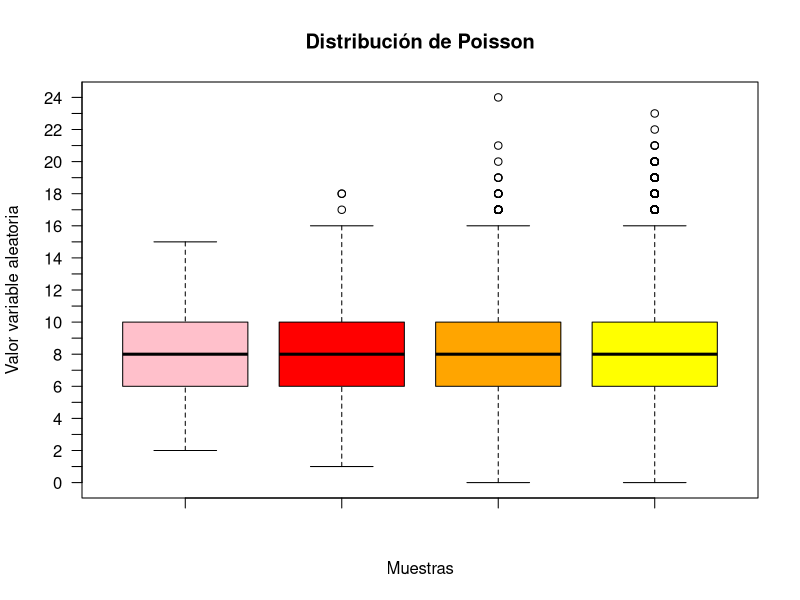
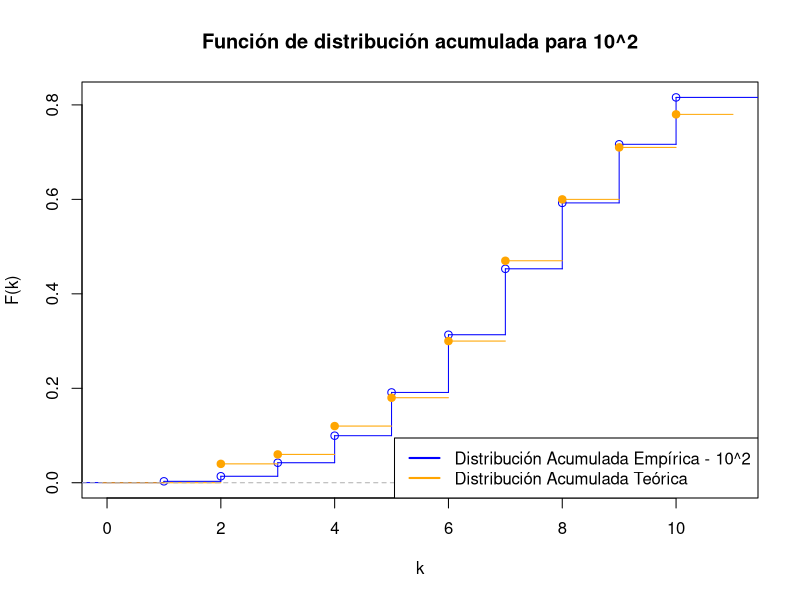
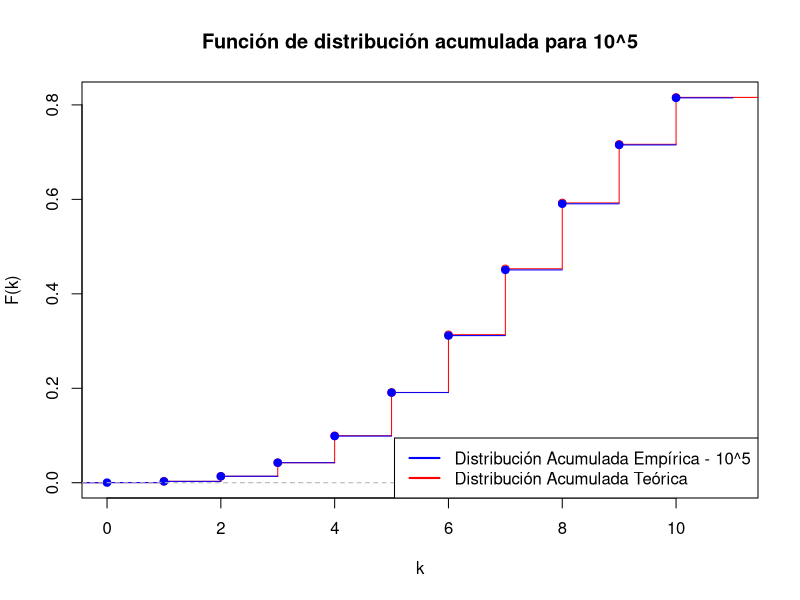
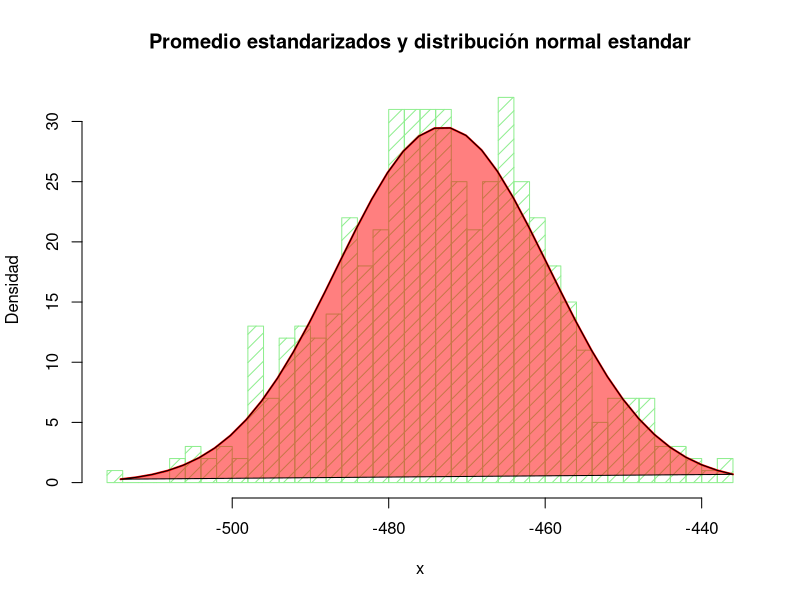

Generate these figures, in order, with R: (Note: this script raises an error after producing the figures.)
# EJ 1
# distribución poisson (lambda = 8 ) 
# n = 10 ^ (2 al 5)
# rpois(
#       n,     Numero de observaciones aleatorias a ser generadas
#       lambda, vector de medias no negativas )

# Generamos 4 constantes "a", "b", "c" y "d" aplicando la distribución de poisson
# para los tamaños de muestra 10^2, 10^3, 10^4 y 10^5 respectivamente
a = rpois(10^2,lambda = 8)
b = rpois(10^3,lambda = 8)
c = rpois(10^4,lambda = 8)
d = rpois(10^5,lambda = 8)

# Con boxplot generamos el gráfico de cajas agregado color para distiguir 
# cada gráfico y borramos el eje "y" para agregar uno más exacto
boxplot(#values ~ group,
  #data,
  a,b,c,d,
  col = c("pink",
          "red", 
          "orange", 
          "yellow"),
  main = "Distribución de Poisson",
  xlab = "Muestras",
  ylab = "Valor variable aleatoria",
  yaxt='n')

# Agregamos eje "y" mas exacto
axis(2, at=seq(0, 30, 1),las=2)

#Mostramos los datos particulares de cada una de los boxplot obtenidos.
boxplot.stats(a)
boxplot.stats(b)
boxplot.stats(c)
boxplot.stats(d)

# Utilizamos "mean" para calcular la esperanza empírica de cada muestra
# y guardamos cada resultado para su posterior comparación
espA = mean(a)
espB = mean(b)
espC = mean(c)
espD = mean(d)

# Por el teórico se sabe que lambda coincide con la esperanza teórica
espT = 8

# Se compara el valor teórico contra el valor empirico obtenido en cada caso
comparEA = espA - espT
comparEB = espB - espT
comparEC = espC - espT
comparED = espD - espT
# Se observa que en efecto cuando se aumenta la cantidad de ensayos el resultado se parece más al teorico

# Utilizamos el comando "var" para calcular la varainza empírica de cada muestra
# y guardamos cada resultado para su posterior comparación
varA = var(a)
varB = var(b)
varC = var(c)
varD = var(d)

# Por el teórico se sabe que lambda coincide con el valor de la varianza
varT = 8

# Se compara el valor teorico de la varianza contra el valor empirico obtenido en cada caso
comparVA = varA - varT
comparVB = varB - varT
comparVC = varC - varT
comparVD = varD - varT
# Se observa que en efecto cuando se aumenta la cantidad de ensayos el resultado se parece más al teorico

# Con "ecdf" calculamos la distribución empírica para las muestras
# de tamaño 10^2 y 10^5
distA = ecdf(a)
distD = ecdf(d)

# Utilizamos "stepfun" con una lista de 1 a 10 junto a ppois para obetner
# obtener la funcion de distribucion acumulada teorica y poder graficarla
# utilizando "plot". genrando los escalones caracteristicos. Nos aseguramos
# de eliminar las verticales y de agregar las etiquetas correspondientes
plot(stepfun(c(1:10),ppois(c(0,1:10), lambda = 8)), 
     main = "Función de distribución acumulada para 10^2", 
     xlab = "k",
     ylab = "F(k)",
     col="blue")


# Sobre el grafico anterior graficamos nuestra desitribucion empirica 
# con tamaño de muestera 10^2 que obtuvimos previmante con un color
# diferente para distinguirla de la distribucion teorica
lines(distA, col="orange")

# Agregamos una leyenda para hacer mas clara la identificacion
# de los graficos
legend("bottomright", 
       legend = c("Distribución Acumulada Empírica - 10^2",
                  "Distribución Acumulada Teórica"),
       lty = 1, col = c("blue","orange"), lwd = 2, box.lty =1)


# Analogamente al grafico anterior graficamos la distribucion acumulada teorica

plot(stepfun(c(1:10),ppois(c(0,1:10), lambda = 8)), 
     main = "Función de distribución acumulada para 10^5", 
     xlab = "k",
     ylab = "F(k)",
     col="red")
lines(distD, col="blue")
legend("bottomright", 
       legend = c("Distribución Acumulada Empírica - 10^5",
                  "Distribución Acumulada Teórica"),
       lty = 1, col = c("blue","red"), lwd = 2, box.lty =1)



#---------------------------------------------------------------------------------------
# EJ 3
# Distribución Exponencial(3.5)

# PT 1) n = 10 ^ 3
# Generamos una constante con valores aleatorios para la variable con distribución exponencial
a = rexp(10^3, 3.5) 
# Calculamos la media empírica de los valoreas aleatorias de a
muEmp = mean(a) 

# Guardamos la media teórica 
muTeo = 1/3.5
# Guardamos desviación estandar teórica
desvTeo = 1/3.5
# Valor estandarizado de mediana empírica
medEsta = sqrt(1000) * ((muEmp - muTeo)/desvTeo)

# PT 2)

# Para la parte 2 realizamos un loop for para realizar los calculos de la parte "A" y guardarlas en un array 
promEst <- 0
for(i in 1:500){
  ab = rnorm(10^3,-4, sqrt(16))
  muEmpb = mean(ab) 
  promEst[i] <- sqrt(10^3) * ((muEmpb - muTeo)/desvTeo)
}

# Presentamos en un histograma los valores obtenidos en el loop

h <- hist(promEst, breaks = 50, density = 10,
          col = "lightgreen", 
          ylab="Densidad", 
          xlab = "x", 
          main = "Promedio estandarizados y distribución normal estandar") 
xfit <- seq(min(promEst), max(promEst), length = 40) 
yfit <- dnorm(xfit, mean = mean(promEst), sd = sd(promEst)) 
yfit <- yfit * diff(h$mids[1:2]) * length(promEst) 

lines(xfit, yfit, col = "red", lwd = 2)
# Pinta area debajo del gráfico
polygon(xfit, 
       yfit, 
        col = rgb(1, 0, 0, alpha = 0.5))

# Por último agregamos una leyenda para visualizar claramente los resultados  
# y cambiamos la escala del eje
axis(1, at=s,las=1)
legend("topleft", 
       legend = c("Promedio estandarizado",
                  "Distribución normal estandar"),
       lty = 1, col = c("lightgreen","red"), lwd =1, box.lty =1)


#------------------------------------------------------------------------------------


# Ejercicio 2
# Distrubucion continua: Exponencial (lambda=3,5)

############################## Parte A #######################################

# La función rexp para generar muestras con distribución exponencial tiene dos parámetros: n y rate.
# n es el tamano
# rate es la tasa de crecimiento (lambda). 

lambda = 3.5

# Se generan 4 muestras aleatorias aplicando la distribución exponencial para los tamanos de 
# muestra 10^2, 10^3, 10^4 y 10^5 respectivamente
a = rexp(10^2, lambda)
b = rexp(10^3, lambda)
c = rexp(10^4, lambda)
d = rexp(10^5, lambda)

# PARTE OPCIONAL - QUITAR VALORES DEMASIADOS ATIPICOS
# ---------------------------------------------------------------
outliersReplace <- function(data, lowLimit, highLimit){
  data[data < lowLimit] <- mean(data)
  data[data > highLimit] <- median(data)
  data     #devolvemos el dato       
}

a2 = outliersReplace(a, 0 , 1.1)
b2 = outliersReplace(b, 0 , 1.1)
c2 = outliersReplace(c, 0 , 1.1)
d2 = outliersReplace(d, 0 , 1.1)

boxplot(#values ~ group,
  #data,
  a2,b2,c2,d2,
  col = c("darkseagreen1",
          "darkseagreen2", 
          "darkseagreen3", 
          "darkseagreen4"),
  main = "Distribución Exponencial",
  xlab = "Muestras",
  ylab = "Valor variable aleatoria",
  yaxt='n')

axis(2, at=seq(0, 1.1, 0.02),las=2)
# ---------------------------------------------------------------

# Con boxplot generamos el gráfico de cajas agregado color para distiguir 
# cada gráfico y borramos el eje "y" para agregar uno más exacto
boxplot(
  a,b,c,d,
  col = c("darkseagreen1",
          "darkseagreen2", 
          "darkseagreen3", 
          "darkseagreen4"),
  main = "Distribución Exponencial",
  xlab = "Muestras",
  ylab = "Valor variable aleatoria",
  yaxt='n')

# Mostramos los datos particulares de cada una de las muestras obtenidas.
boxplot.stats(a)
boxplot.stats(b)
boxplot.stats(c)
boxplot.stats(d)

# Agregamos eje "y" mas exacto
axis(2, at=seq(0, 10, 0.2),las=2)

median(a) # 0.1972078 $conf[1] 0.1610968 0.2333188
median(b) # 0.2024430 $conf[1] 0.1870399 0.2178462
median(c) # 0.1995386 $conf[1] 0.1945816 0.2044957
median(d) # 0.1983504 $conf [1] 0.1967769 0.1999239

############################## Parte B #######################################
# Utilizamos "mean" para calcular la esperanza empírica de cada muestra
# y guardamos cada resultado para su posterior comparación
espA = mean(a)
espB = mean(b)
espC = mean(c)
espD = mean(d)

# Esperanza teórica: E(X) = 1/lambda
espT = 1/lambda

# Se compara el valor teórico contra el valor empirico obtenido en cada caso
comparEA = espA - espT
comparEB = espB - espT
comparEC = espC - espT
comparED = espD - espT

# Utilizamos el comando "var" para calcular la varainza empírica de cada muestra
# y guardamos cada resultado para su posterior comparación
varA = var(a)
varB = var(b)
varC = var(c)
varD = var(d)

# Varianza teórica: Var(X) = 1/lambda^2
varT = 1/(lambda^2)

# Se compara el valor teorico de la varianza contra el valor empirico obtenido en cada caso
comparVA = varA - varT
comparVB = varB - varT
comparVC = varC - varT
comparVD = varD - varT

# Cuanto mas grande es la muestra la esperanza se acerca mas a la teórica. Lo mismo con la varianza

############################## Parte C #######################################
#Presentar para n = 100, en un mismo grafico, el histograma de los valores simulados y la densidad
#teorica de la variable simulada. Hacer otro grafico similar, pero para n = 10ˆ5

## dexp: La función en R para calcular la función de densidad de probabilidad exponencial de λ https://r-coder.com/distribucion-exponencial-r/

# Histogramas
# Generamos un histograma con los valores obtenidos de realizar los experimentos aleatorios
# Rejilla del eje X
x = seq(0, 8, 0.1)
# Histograma para  muestra 10^2
hist(a, 
     main="Distribución Exponencial - muestra 10^2",
     breaks = 20, 
     xaxt="n",
     ylab="Densidad",
     xlab="x",
     freq=FALSE)
# Dibujamos una línea con la función de densidad
lines(x, dexp(x, rate = 3.5), col = "blue", lty = 1, lwd = 2)

# Agregamos una leyenda
legend("topright", 
       legend = c("Valores aleatorios",
                  "Función de densidad"),
       lty = 1, col = c("grey","blue"), lwd =1, box.lty =1)

# Realizamos el histograma para el tamaño de muestra 10^5 análogamente al 10^2
# Rejilla del eje X
x = seq(0, 8, 0.1)

# Histograma para  muestra 10^5
hist(d, 
     main="Distribución Exponencial - muestra 10^5",
     ylab="Densidad",
     xlab="x",
     breaks = 50,
     xaxt="n", 
     freq=FALSE)

# Dibujamos una línea con la función de densidad
lines(x, dexp(x, rate = 3.5), col = "blue", lty = 1, lwd = 2)

# Agregamos una leyenda
legend("topright", 
       legend = c("Valores aleatorios",
                  "Función de densidad"),
       lty = 1, col = c("grey","blue"), lwd =1, box.lty =1)



